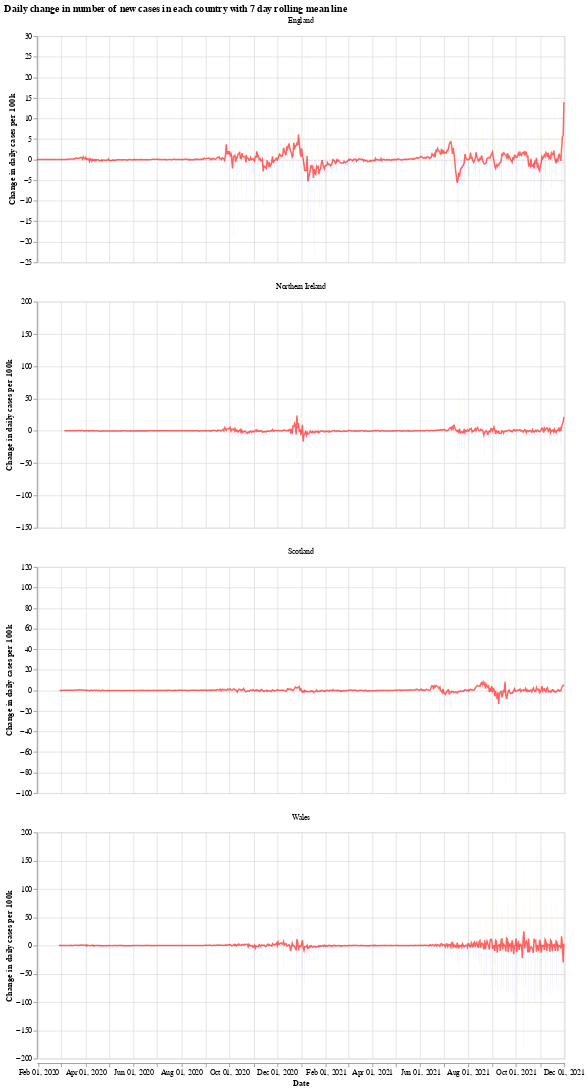

Source (notebook cell):
### Markdown cell above
We will use the Python library `Altair` for visualising the data, see the [altair docs](https://altair-viz.github.io/) for more information.

First we have a graph which shows the daily change in the number of new cases for each country. This number jumps up and down all over the place, which is likely due to delay in reporting of new cases over the weekend. Another interesting thing is that it looks like the daily cases in Wales experienced a much shorter period of calm over the summer (calm in the sense of daily cases not jumping up and down).

The orange bars are days when the number of new cases (per 100k population) was more than the previous day, while the blue are days when the number of new cases dropped. The red line is the 7 day moving average. 

When the moving average line is below 0, it means that there is a consistent drop in new cases. We can see this clearly happening around the times that lockdowns were introduced (though, to varying degrees). I will update the graphs soon with a marker of when each lockdown started.

### Code cell
# collapse
import altair as alt

bars = alt.Chart(uk_cases).mark_bar().encode(
    x=alt.X("yearmonthdate(date):T", axis=alt.Axis(title='Date')),
    y=alt.Y("casesChangeRate:Q", axis=alt.Axis(title='Change in daily cases per 100k')),
    tooltip='casesChange',
    color=alt.condition(
        alt.datum.casesChangeRate > 0,
        alt.value("orange"),  # The positive color
        alt.value("blue")  # The negative color
    )
).properties(title='Daily change in number of new cases with 7 day rolling mean',width=700).interactive()

line = alt.Chart(uk_cases).mark_line(
    color='red',
    size=2,
    opacity=0.6
).transform_window(
    rolling_mean='mean(casesChangeRate)',
    frame=[0, 7],
    groupby=['areaName']
).encode(
    x='yearmonthdate(date):T',
    y='rolling_mean:Q'
)

alt.layer(bars, line, data=uk_cases).facet(alt.Column(
    'areaName', title=''), columns=1).resolve_scale(y='independent').properties(title='Daily change in number of new cases in each country with 7 day rolling mean line')

### Figure 1 — Vega-Lite specification as saved in the notebook (floating-point values rounded to 4 significant figures; data arrays with more than 128 entries replaced by an {"elided": "..."} marker saying what was removed)
{"config": {"view": {"continuousWidth": 400, "continuousHeight": 300}}, "data": {"name": "data-b12f8fe3c3406c04b1b29a2c8da62448"}, "facet": {"type": "nominal", "field": "areaName", "title": ""}, "spec": {"layer": [{"mark": "bar", "encoding": {"color": {"condition": {"value": "orange", "test": "(datum.casesChangeRate > 0)"}, "value": "blue"}, "tooltip": {"type": "quantitative", "field": "casesChange"}, "x": {"type": "temporal", "axis": {"title": "Date"}, "field": "date", "timeUnit": "yearmonthdate"}, "y": {"type": "quantitative", "axis": {"title": "Change in daily cases per 100k"}, "field": "casesChangeRate"}}, "selection": {"selector001": {"type": "interval", "bind": "scales", "encodings": ["x", "y"]}}, "title": "Daily change in number of new cases with 7 day rolling mean", "width": 700}, {"mark": {"type": "line", "color": "red", "opacity": 0.6, "size": 2}, "encoding": {"x": {"type": "temporal", "field": "date", "timeUnit": "yearmonthdate"}, "y": {"type": "quantitative", "field": "rolling_mean"}}, "transform": [{"window": [{"op": "mean", "field": "casesChangeRate", "as": "rolling_mean"}], "frame": [0, 7], "groupby": ["areaName"]}]}]}, "columns": 1, "resolve": {"scale": {"y": "independent"}}, "title": "Daily change in number of new cases in each country with 7 day rolling mean line", "$schema": "https://vega.github.io/schema/vega-lite/v4.8.1.json", "datasets": {"data-b12f8fe3c3406c04b1b29a2c8da62448": {"elided": "2596 records"}}}
